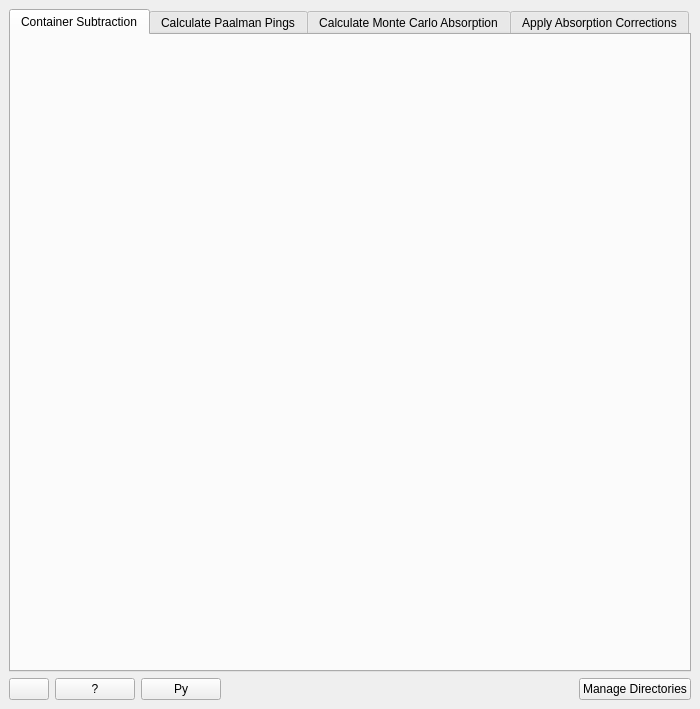
<?xml version="1.0" encoding="UTF-8"?>
<ui version="4.0">
 <class>Corrections</class>
 <widget class="QMainWindow" name="Corrections">
  <property name="geometry">
   <rect>
    <x>0</x>
    <y>0</y>
    <width>700</width>
    <height>709</height>
   </rect>
  </property>
  <property name="windowTitle">
   <string>Inelastic Corrections</string>
  </property>
  <widget class="QWidget" name="centralwidget">
   <layout class="QVBoxLayout" name="verticalLayout">
    <item>
     <widget class="QTabWidget" name="twTabs">
      <property name="enabled">
       <bool>true</bool>
      </property>
      <property name="tabShape">
       <enum>QTabWidget::Rounded</enum>
      </property>
      <property name="currentIndex">
       <number>0</number>
      </property>
      <widget class="QWidget" name="tabContainerSubtraction">
       <attribute name="title">
        <string>Container Subtraction</string>
       </attribute>
      </widget>
      <widget class="QWidget" name="tabCalculatePaalmanPings">
       <attribute name="title">
        <string>Calculate Paalman Pings</string>
       </attribute>
      </widget>
      <widget class="QWidget" name="tabAbsorptionCorrections">
       <attribute name="title">
        <string>Calculate Monte Carlo Absorption</string>
       </attribute>
      </widget>
      <widget class="QWidget" name="tabApplyAbsorptionCorrections">
       <attribute name="title">
        <string>Apply Absorption Corrections</string>
       </attribute>
      </widget>
     </widget>
    </item>
    <item>
     <layout class="QHBoxLayout" name="layout_bottom">
      <item>
       <widget class="QPushButton" name="pbSettings">
        <property name="maximumSize">
         <size>
          <width>16777215</width>
          <height>16777215</height>
         </size>
        </property>
        <property name="text">
         <string/>
        </property>
       </widget>
      </item>
      <item>
       <widget class="QPushButton" name="pbHelp">
        <property name="enabled">
         <bool>true</bool>
        </property>
        <property name="sizePolicy">
         <sizepolicy hsizetype="Minimum" vsizetype="Fixed">
          <horstretch>0</horstretch>
          <verstretch>0</verstretch>
         </sizepolicy>
        </property>
        <property name="maximumSize">
         <size>
          <width>16777215</width>
          <height>16777215</height>
         </size>
        </property>
        <property name="toolTip">
         <string>Open interface help page in your web browser.</string>
        </property>
        <property name="text">
         <string>?</string>
        </property>
       </widget>
      </item>
      <item>
       <widget class="QPushButton" name="pbPythonExport">
        <property name="enabled">
         <bool>true</bool>
        </property>
        <property name="sizePolicy">
         <sizepolicy hsizetype="Minimum" vsizetype="Fixed">
          <horstretch>0</horstretch>
          <verstretch>0</verstretch>
         </sizepolicy>
        </property>
        <property name="maximumSize">
         <size>
          <width>16777215</width>
          <height>16777215</height>
         </size>
        </property>
        <property name="toolTip">
         <string>Export a Python script for the algorithms run on this tab.</string>
        </property>
        <property name="text">
         <string>Py</string>
        </property>
       </widget>
      </item>
      <item>
       <spacer name="horizontalSpacer_14">
        <property name="orientation">
         <enum>Qt::Horizontal</enum>
        </property>
        <property name="sizeHint" stdset="0">
         <size>
          <width>40</width>
          <height>20</height>
         </size>
        </property>
       </spacer>
      </item>
      <item>
       <widget class="QPushButton" name="pbManageDirs">
        <property name="text">
         <string>Manage Directories</string>
        </property>
       </widget>
      </item>
     </layout>
    </item>
   </layout>
  </widget>
 </widget>
 <tabstops>
  <tabstop>twTabs</tabstop>
  <tabstop>pbHelp</tabstop>
  <tabstop>pbManageDirs</tabstop>
 </tabstops>
 <resources/>
 <connections/>
</ui>
